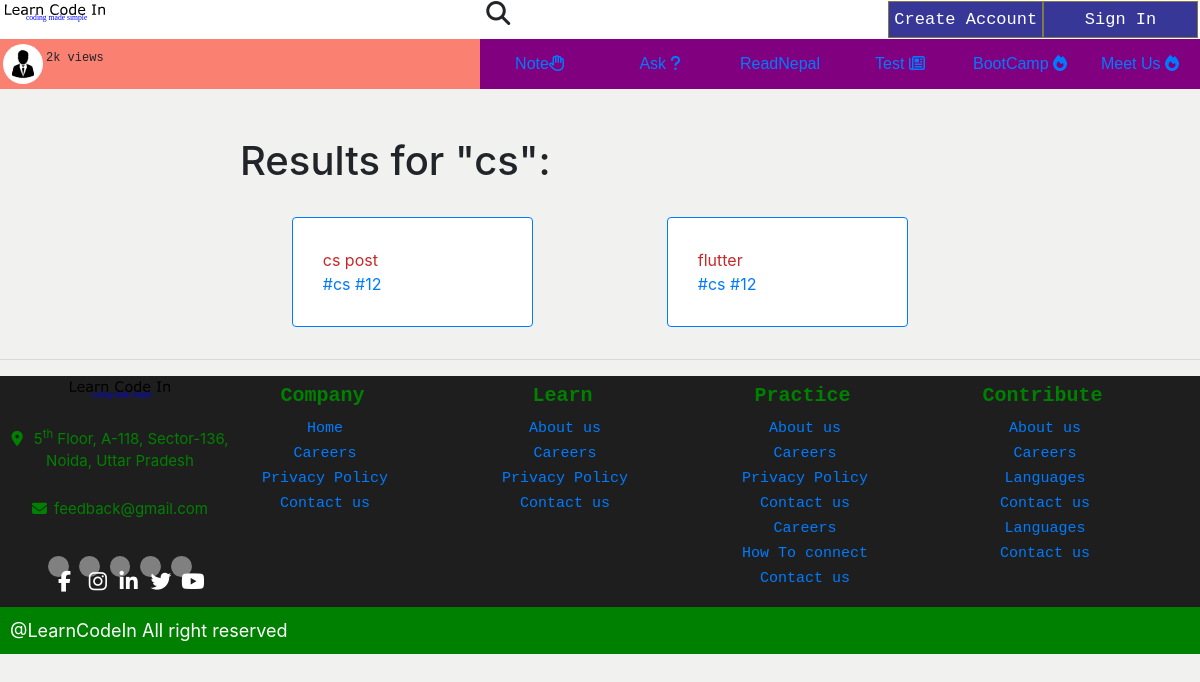
Before: /note/subject/cs/ with the older database file.
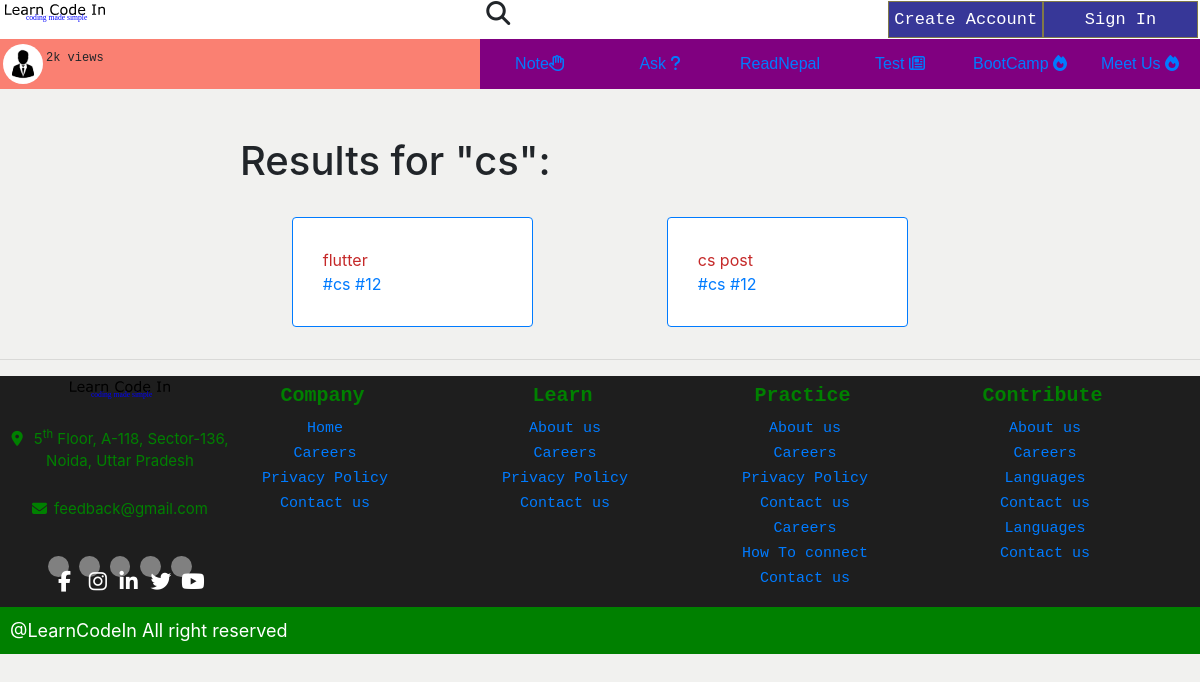
After: the same page with the newer database file.
### note/models.py (models this page shows, shortened)
class Note(models.Model):
    STATUS_CHOICES = (
        ('draft', 'Draft'),
        ('published', 'Published'),
    )
    grade_choices = (
        ('1-5', 'One to Five'),
        ('6', 'Six'),
        ('7', 'Seven'),
        ('8', 'Eight'),
        ('9', 'Nine'),
        ('10', 'Ten'),
        ('11', 'Eleven'),
        ('12', 'Twelve'),
        ('Bachelor', 'Bachelor'),
        ('General', 'General'),
    )
    subject_choices = (
        ('physic', 'Physic'),
        ('chemistry', 'Chemistry'),
        ('botany', 'Botany'),
        ('zoology', 'Zoology'),
        ('math', 'Math'),
        ('english', 'English'),
        ('nepali', 'Nepali'),
        ('science', 'science'),
        ('social', 'Social'),
        ('eph', 'Environement,Population and Health'),
        ('Opt', 'Optional Math'),
        ('cs', 'Computer Science'),
        ('account', 'Account'),
        ('business', 'Business'),
        ('marketing', 'Marketing'),
        ('general', 'General'),
    )
    title = models.CharField(max_length=250)
    slug = models.SlugField(max_length=400)
    author = models.ForeignKey(User, on_delete=models.CASCADE, related_name='notes')
    content = models.TextField(blank=False)
    publish = models.DateTimeField(default=timezone.now)
    created= models.DateTimeField(auto_now_add=True)
    status = models.CharField(max_length=10, choices=STATUS_CHOICES, default='published')
    grade = models.CharField(max_length=20, choices=grade_choices)
    subject = models.CharField(max_length=25, choices=subject_choices)
    views = models.PositiveIntegerField(blank=False, default=0)
    likes = models.ManyToManyField(User, related_name='likedpost', blank=True)
    class Meta:
        ordering = ('-publish',)
    objects = models.Manager()
    published = PublishedManager()

### note/views.py (the view)
# urls.py: path('subject/<str:subject>/', views.searchSubject, name='searchSubjectDiscussion'),
def searchSubject(request, subject):
    searchNotes = Note.published.all().filter(
        subject=subject
    ).order_by('-views', '-likes')
    return render(request, 'note/searchresult.html', {
        'searchNotes': searchNotes,
        'query': subject,
    })

### note/models.py (called while the page is built)
    def get_queryset(self):
        return super(PublishedManager, self).get_queryset().filter(status='published')

### templates/note/searchresult.html
{% extends 'base.html' %} {% block body %}
<div class="container mt-5" style="max-width: 750px">
  <div class="row">
    <div class="col-12">
      <h1>Results for "{{ query }}":</h1>
    </div>
    {% for note in searchNotes %}
    <div class="col-12 col-sm-6 mt-4">
      <div class="card border-primary mb-3">
        <div class="card-body">
          <a href="{% url 'notedetail' note.pk note.slug %}" style="color: #c52929">
            {{ note.title }}
          </a>
          <br />
          <span style="color: #c52929">
            <a href=""> #{{ note.subject }} </a>
          </span>
          <span style="color: #c52929">
            <a href=""> #{{ note.grade }} </a>
          </span>
        </div>
      </div>
    </div>
    {% empty %}
    <h1>No result Matched</h1>
    {% endfor %}
  </div>
</div>
{% endblock %}

Changed rows visible on the page:
changed Note "flutter": moves up the list
